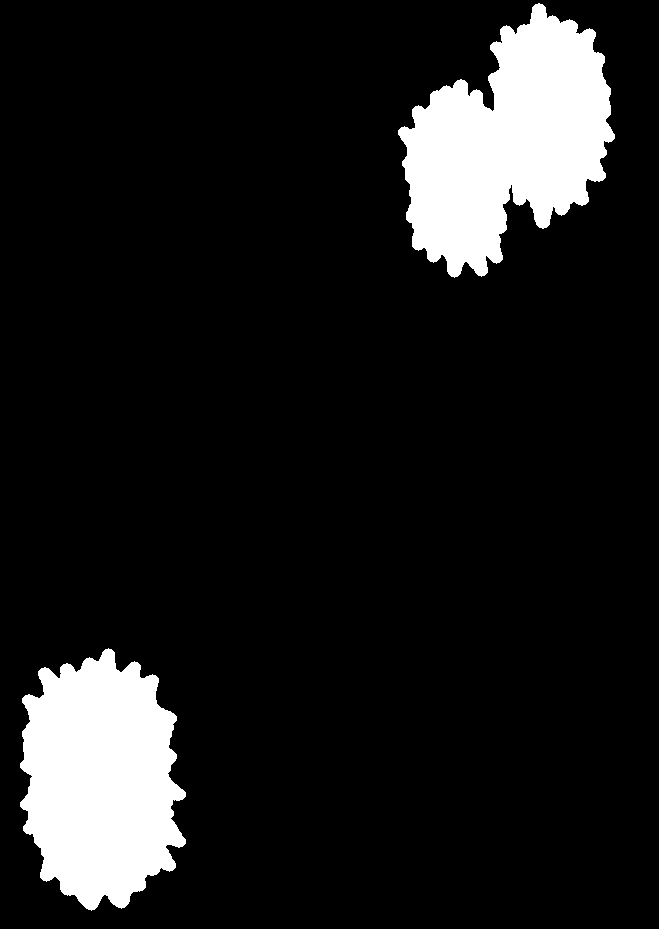
#> input picture src/remina/body.png, 659 x 929 px
$ python spikes.py body.png pass3.png out.png
#> lines starting #> are read from the running program, lines starting #| are printed output that depends on the picture; after the words box and inside, x2 and y2 are one past the last pixel; in counts of white or black regions, pixels touching at a corner belong together
"""Second-pass mask: the thin spike strokes of the balloons that survive pass 1.
usage: spikes.py pass1.png body-mask.png out-mask.png"""
import cv2, numpy as np, sys
img = cv2.imread(sys.argv[1], 0).astype(np.float32)
#> img: shape (929, 659) float32; 10.9% white; 2 white regions, box (x1, y1, x2, y2) and area: (398, 3, 615, 278) 35195, (20, 648, 186, 911) 31772
body = cv2.imread(sys.argv[2], 0) > 127
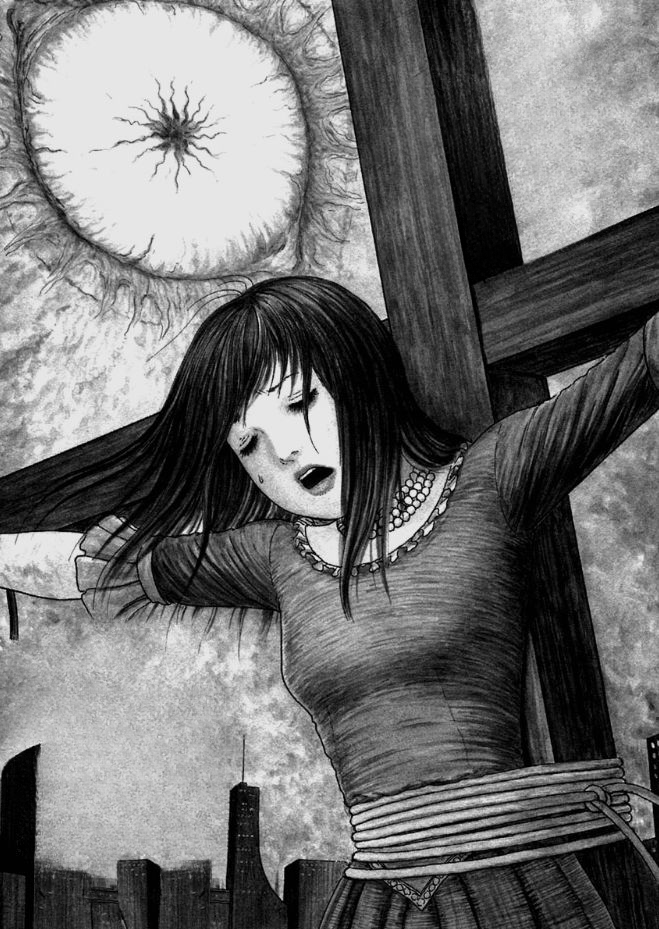
#> input picture src/remina/pass3.png, 659 x 929 px
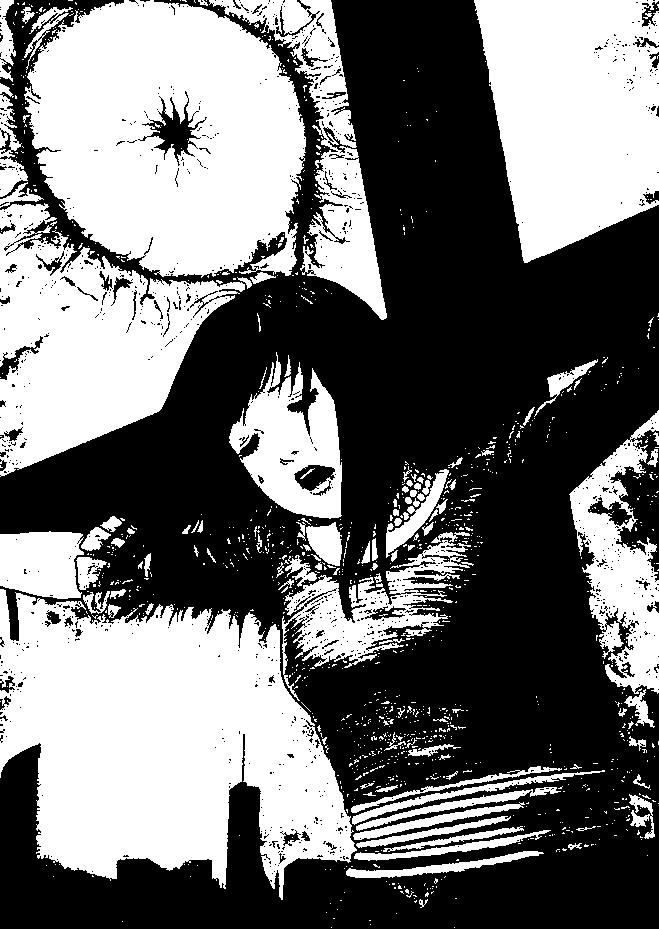
#> body: shape (929, 659) bool; 45.2% white; 1184 white regions (1062 under 20 px), largest, box (x1, y1, x2, y2) and area: (0, 589, 357, 900) 71309, (24, 0, 306, 278) 58833, (474, 0, 659, 263) 37352
ring = cv2.dilate(body.astype(np.uint8), cv2.getStructuringElement(cv2.MORPH_ELLIPSE, (81, 81))) > 0
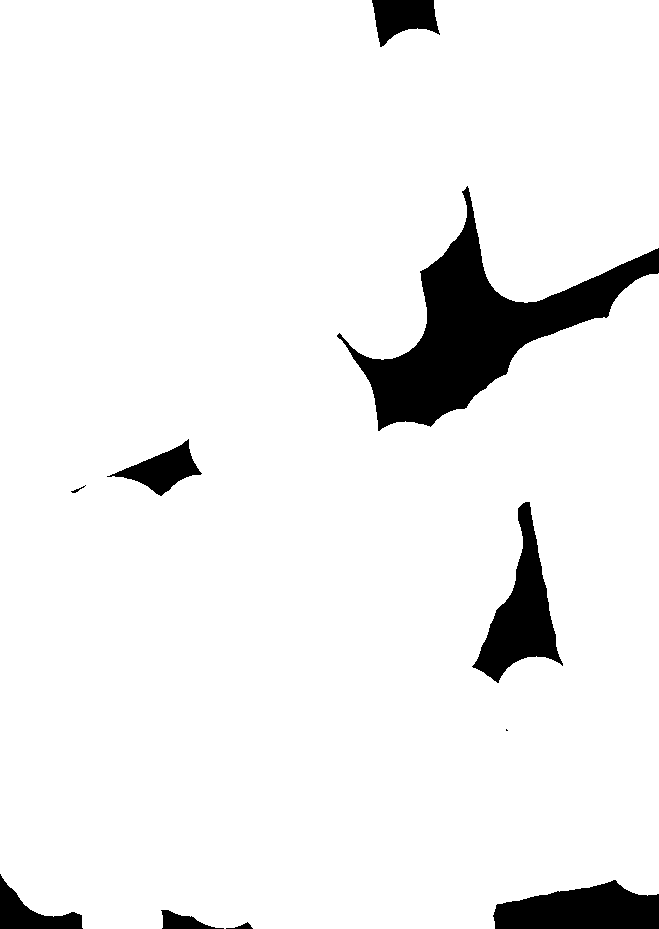
#> ring: shape (929, 659) bool; 93.3% white; 10 black regions (1 under 20 px), largest, box (x1, y1, x2, y2) and area: (337, 186, 659, 431) 21764, (472, 502, 563, 683) 6332, (493, 880, 659, 929) 5955
med = cv2.medianBlur(img.astype(np.uint8), 21).astype(np.float32)
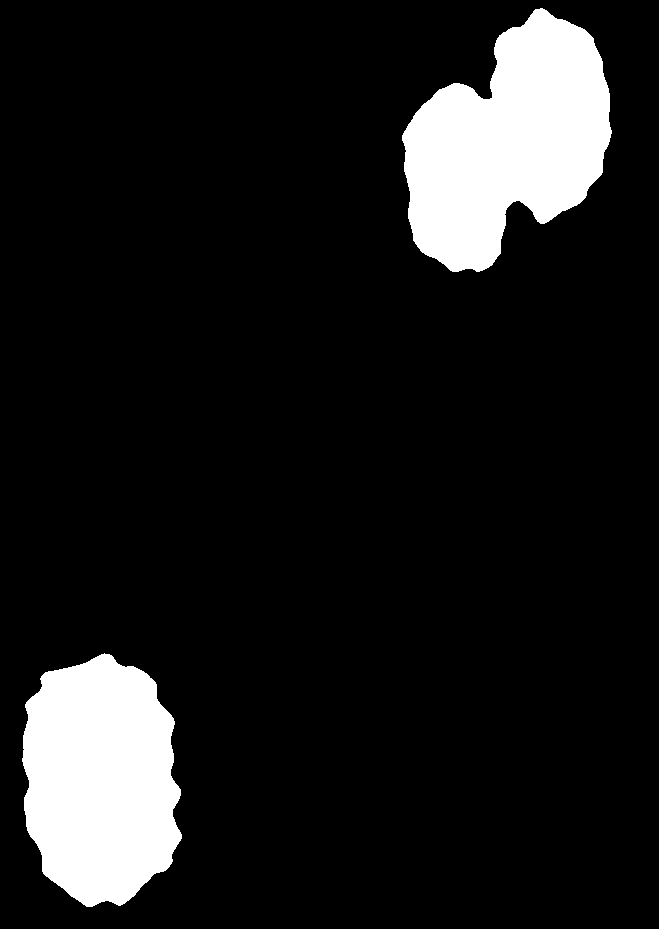
#> med: shape (929, 659) float32; 10.9% white; 2 white regions, box (x1, y1, x2, y2) and area: (402, 8, 612, 272) 35080, (22, 653, 182, 907) 31587
dark = (med - img) > 22
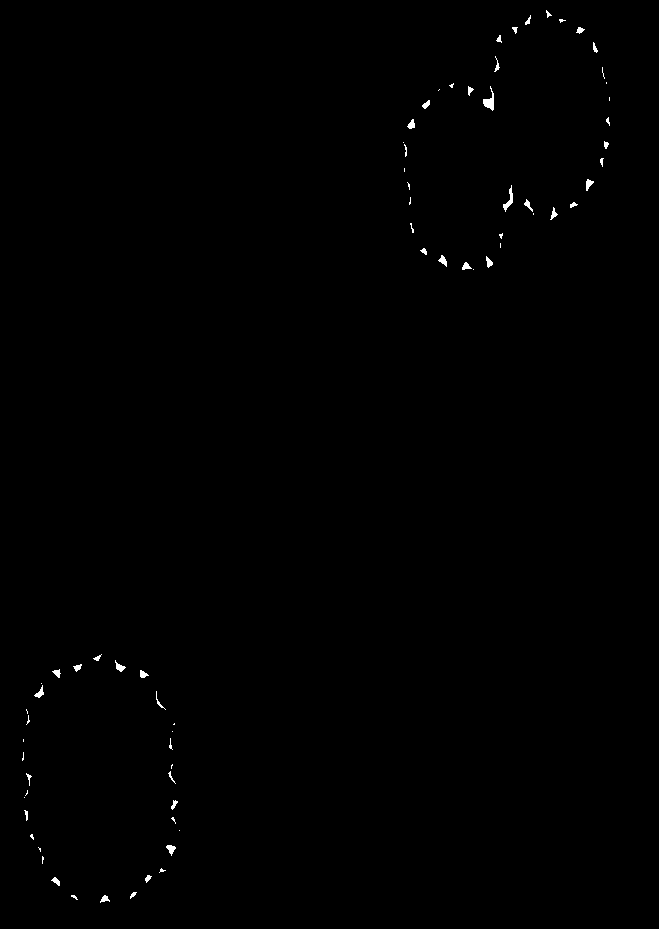
#> dark: shape (929, 659) bool; 0.3% white; 73 white regions (34 under 20 px), largest, box (x1, y1, x2, y2) and area: (483, 86, 494, 111) 122, (503, 185, 513, 212) 94, (166, 845, 176, 856) 59
light = (img - med) > 30
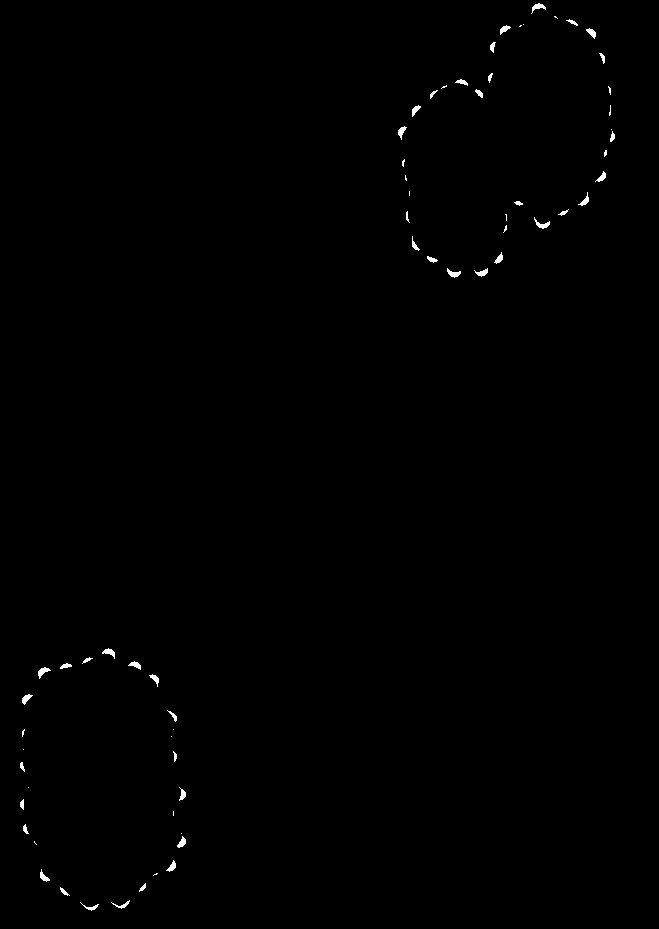
#> light: shape (929, 659) bool; 0.35% white; 66 white regions (22 under 20 px), largest, box (x1, y1, x2, y2) and area: (534, 217, 550, 229) 70, (38, 667, 51, 679) 69, (447, 268, 461, 278) 67
m = (dark | light) & ring & ~body
#> m: shape (929, 659) bool; 0.25% white; 54 white regions (26 under 20 px), largest, box (x1, y1, x2, y2) and area: (483, 90, 494, 111) 109, (398, 119, 415, 140) 107, (455, 79, 474, 96) 77
m = cv2.morphologyEx(m.astype(np.uint8), cv2.MORPH_OPEN, np.ones((2, 2), np.uint8))
#> m: shape (929, 659); values 0 (black) and 1 (white), 0.21% white; 49 white regions (21 under 20 px), largest, box (x1, y1, x2, y2) and area: (484, 99, 495, 111) 100, (504, 196, 514, 211) 62, (399, 128, 407, 139) 54
m = cv2.dilate(m, cv2.getStructuringElement(cv2.MORPH_ELLIPSE, (7, 7)))
#> m: shape (929, 659); values 0 (black) and 1 (white), 0.81% white; 17 white regions, largest, box (x1, y1, x2, y2) and area: (441, 77, 498, 114) 696, (396, 89, 440, 142) 666, (38, 870, 81, 903) 469
m = m | cv2.dilate(body.astype(np.uint8), cv2.getStructuringElement(cv2.MORPH_ELLIPSE, (9, 9)))
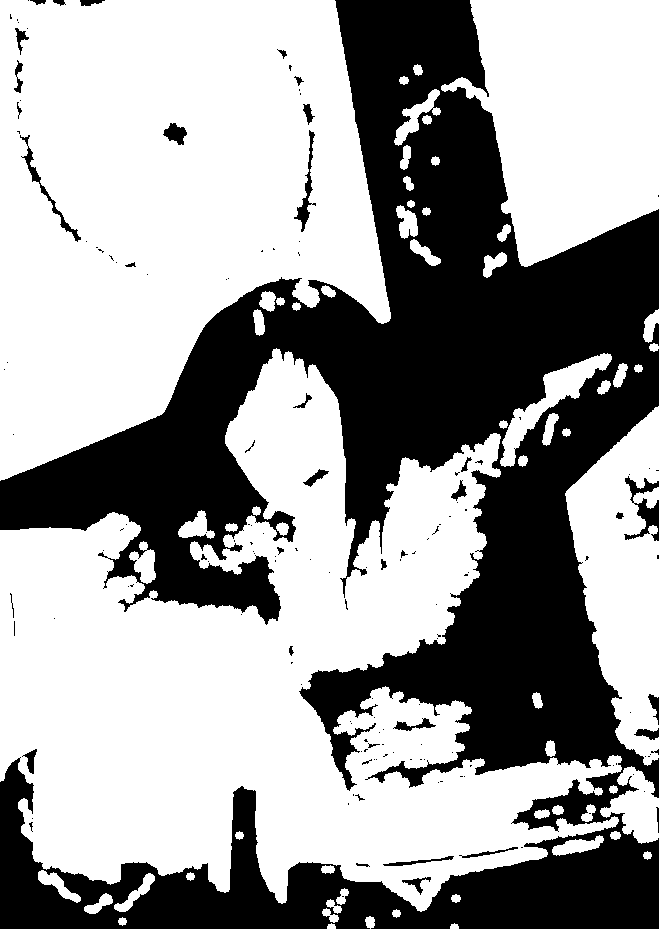
#> m: shape (929, 659); values 0 (black) and 1 (white), 61.8% white; 153 black regions (115 under 20 px), largest, box (x1, y1, x2, y2) and area: (0, 0, 659, 929) 228676, (624, 476, 659, 541) 863, (20, 135, 81, 242) 542
cv2.imwrite(sys.argv[3], m * 255)
